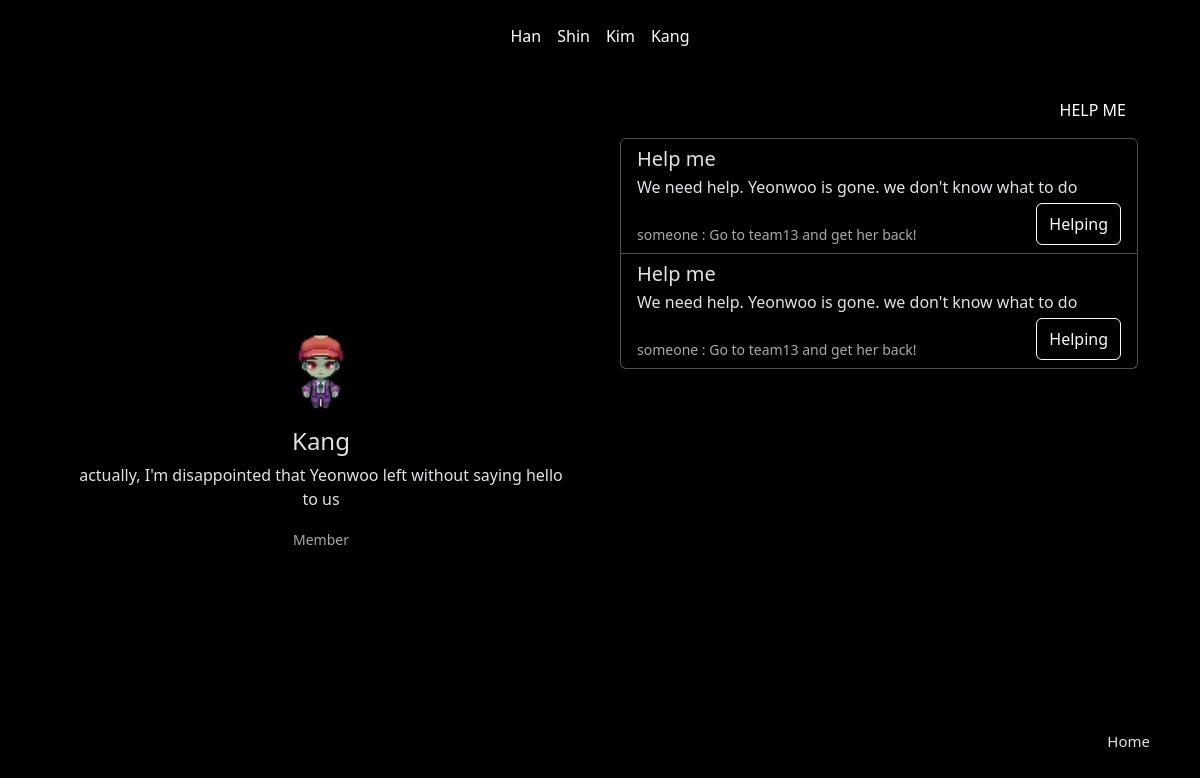
The app's page /member3, older data.
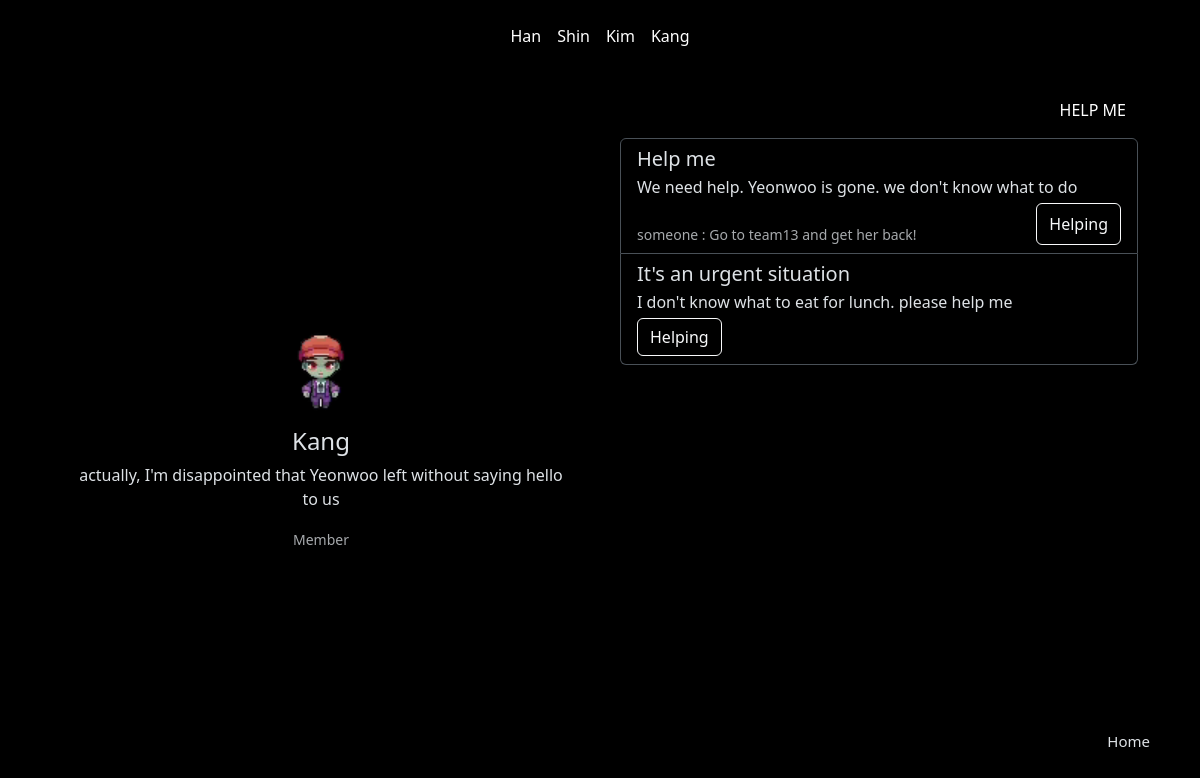
The same page, newer data.
### app.py (models this page shows, shortened)
class Help(db.Model):
    listnum = db.Column(db.Integer, primary_key=True)
    title = db.Column(db.String, nullable=False)
    content = db.Column(db.String, nullable=False)
    username = db.Column(db.String, nullable=False)
    answer = db.Column(db.String, nullable=False, default="")

class Answer(db.Model):
    listnum = db.Column(db.Integer, primary_key=True)
    answer = db.Column(db.String, nullable=False)
    hiiam = db.Column(db.String, nullable=False, default="someone") #누군지 안 적고 도움 주면 "someone"이 디폴트값
    username = db.Column(db.String, nullable=False)
    whatlist = db.Column(db.String, nullable=False, default="")

### app.py (the view)
@app.route("/member3")
def member3():
    name = "Kang"
    profile = "actually, I'm disappointed that Yeonwoo left without saying hello to us"
    tag = "Member"
    help_list = Help.query.filter_by(username="member3").all()
    answer_list = Answer.query.filter_by(username="member3").all()
    context = {
        "name": name,
        "profile": profile,
        "tag": tag
    }
    return render_template("member3.html", data=context, dowajo=help_list, doum=answer_list)

### templates/member3.html (shortened to what the changed rows need)
<!DOCTYPE html>
<html lang="en">
  <head>
    <link
      href="https://cdn.jsdelivr.net/npm/bootstrap@5.3.2/dist/css/bootstrap.min.css"
      rel="stylesheet"
    />
  </head>
  <body data-bs-theme="dark">
    <div class="container">
      <div class="board">
        <div class="list-group">
          {% for dowajo in dowajo %}
          <a
            href="#"
            class="list-group-item list-group-item-action"
            style="background-color: transparent"
          >
            <div class="d-flex w-100 justify-content-between">
              <h5 class="mb-1">{{dowajo.title}}</h5>
            </div>
            <p class="mb-1">{{dowajo.content}}</p>
            <div class="d-flex w-100 justify-content-between">
              {% for doum in doum %}
              <small class="text-body-secondary"
                ><br />{{doum.hiiam}} : {{doum.answer}}</small
              >
              {% endfor %}
              <button
                type="button"
                class="btn btn-outline-light"
                data-bs-toggle="modal"
                data-bs-target="#exampleModal2"
              >
                Helping
              </button>
            </div>
          </a>
          {% endfor %}
        </div>
      </div>
    </div>
  </body>
</html>

Row changes from the older to the newer data that the page shows:
changed Help: loses Answer (hiiam "someone", answer "Go to team13 and get her back!"); title "Help me" → "It's an urgent situation"; content "We need help. Yeonwoo is gone. we don't know what to do" → "I don't know what to eat for lunch. please help me"
